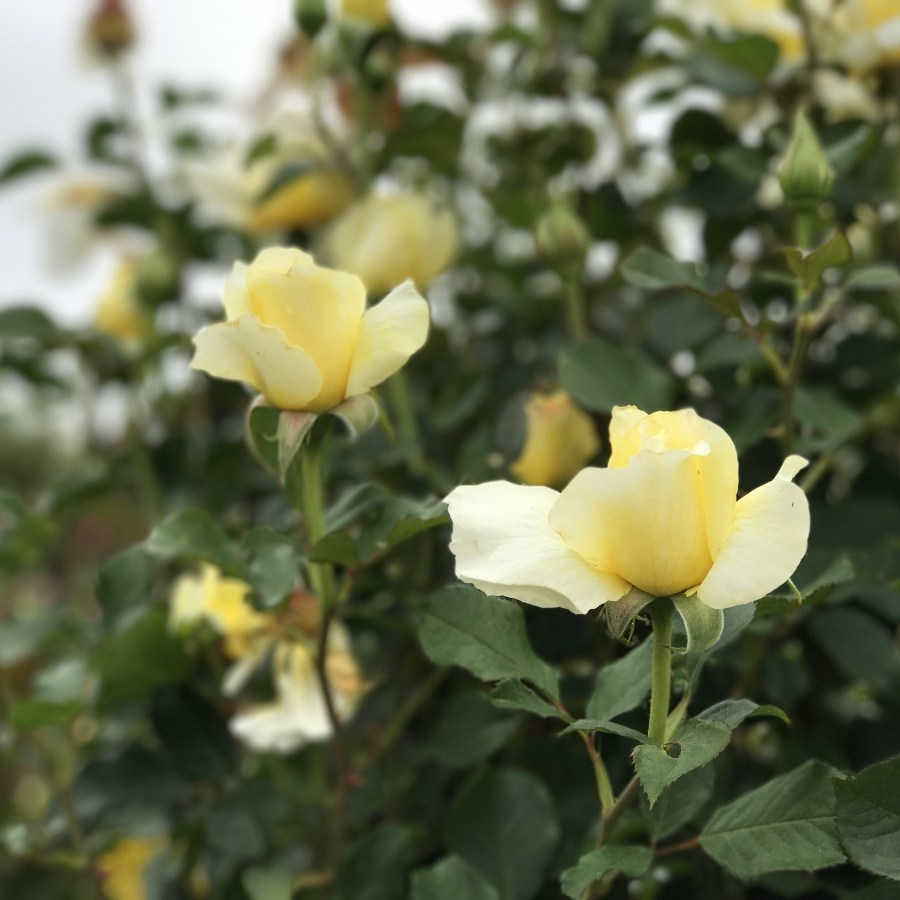
%> input picture LSB/image.jpg, 900 x 900 px
$ octave lsb2.m   (GNU Octave 9; MATLAB toolbox functions it lacks are replaced by stand-ins)
%> lines starting %> are read from the running program, lines starting %| are printed output that depends on the picture

clear all;
close all;


x = imread('image.jpg');         % cover message
%> x is the input picture: size 900x900x3 uint8; mean R, G, B 103.7, 109.2, 77.4
y = imread('image1.jpg');    % message image
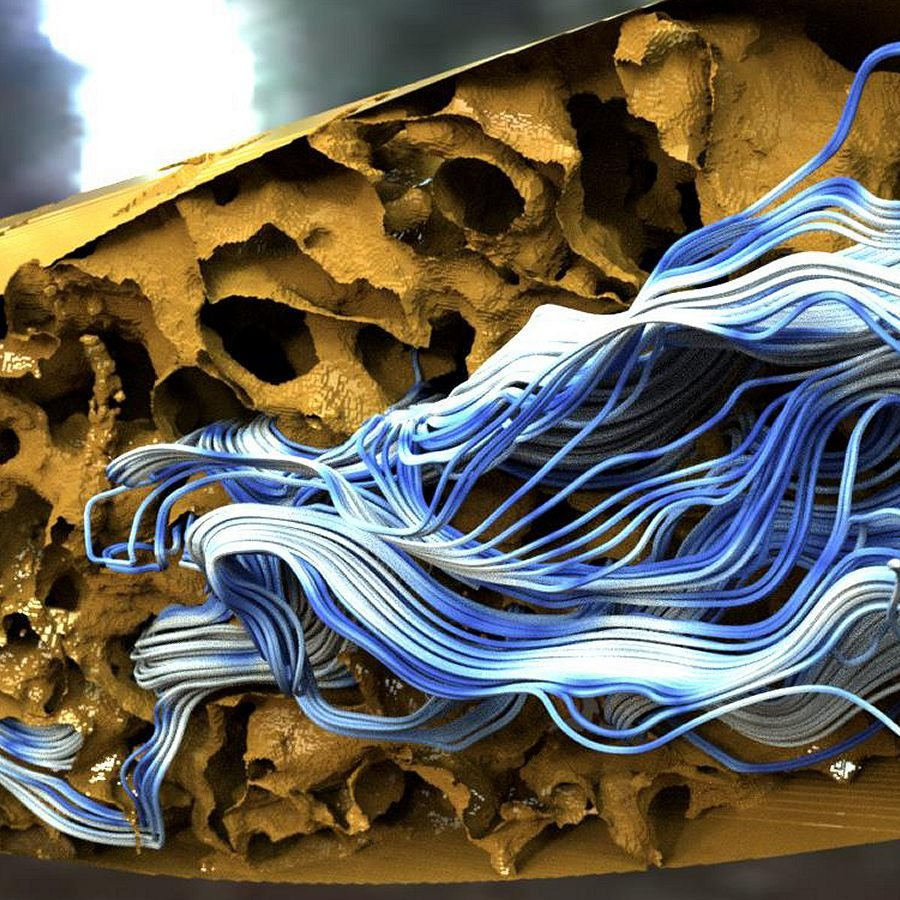
%> input picture LSB/image1.jpg, 900 x 900 px
%> y is the input picture: size 900x900x3 uint8; mean R, G, B 106.7, 101.4, 89.4
%n = input('Enter the no of LSB bits to be subsituted- ');
n=3;
S = uint8(bitor(bitand(x,bitcmp(2^n-1,8)),bitshift(y,n-8))); %Stego
E = uint8(bitand(255,bitshift(S,8-n))); %Extracted
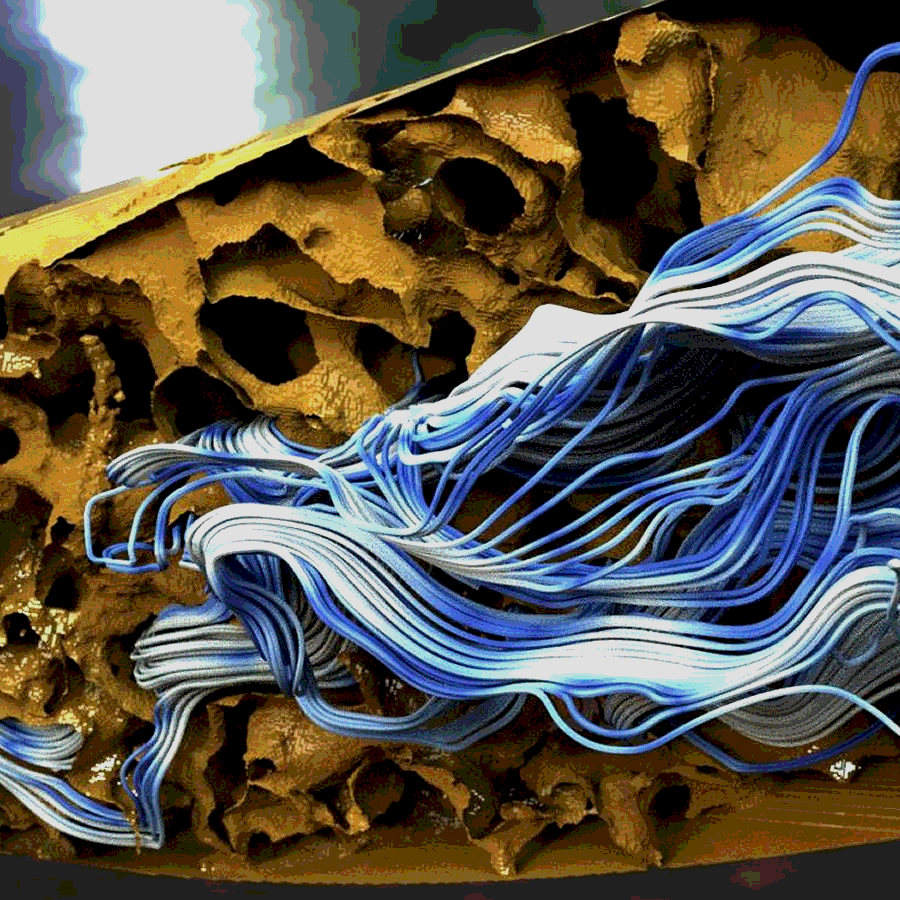
%> E: size 900x900x3 uint8; mean R, G, B 90.5, 85.4, 74.4
